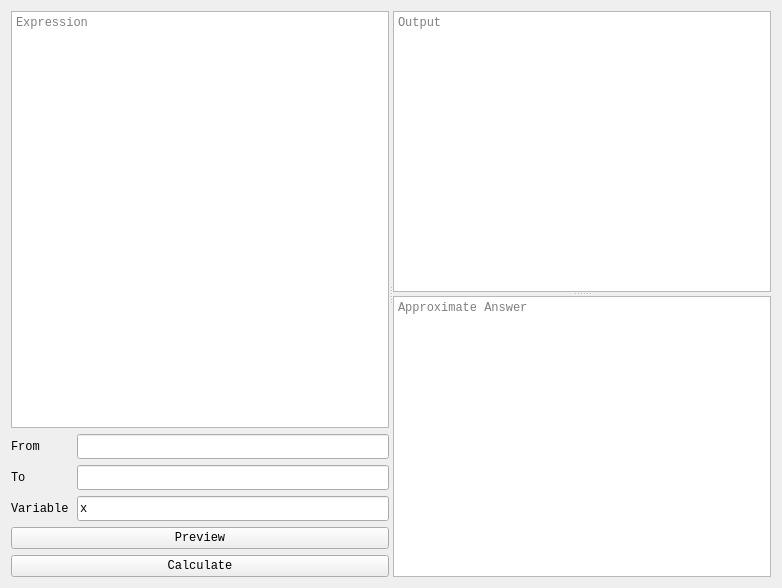
<?xml version="1.0" encoding="UTF-8"?>
<ui version="4.0">
 <class>IntegralTab</class>
 <widget class="QWidget" name="IntegralTab">
  <property name="geometry">
   <rect>
    <x>0</x>
    <y>0</y>
    <width>782</width>
    <height>588</height>
   </rect>
  </property>
  <property name="font">
   <font>
    <family>Courier New</family>
   </font>
  </property>
  <property name="windowTitle">
   <string>Form</string>
  </property>
  <layout class="QGridLayout" name="gridLayout">
   <item row="0" column="0">
    <widget class="QSplitter" name="splitter_2">
     <property name="orientation">
      <enum>Qt::Horizontal</enum>
     </property>
     <property name="childrenCollapsible">
      <bool>false</bool>
     </property>
     <widget class="QWidget" name="verticalLayoutWidget">
      <layout class="QVBoxLayout" name="verticalLayout">
       <item>
        <widget class="TextEdit" name="IntegExp">
         <property name="toolTip">
          <string>Expression</string>
         </property>
         <property name="tabChangesFocus">
          <bool>true</bool>
         </property>
         <property name="placeholderText">
          <string>Expression</string>
         </property>
        </widget>
       </item>
       <item>
        <layout class="QHBoxLayout" name="horizontalLayout_4">
         <item>
          <widget class="QLabel" name="label">
           <property name="minimumSize">
            <size>
             <width>60</width>
             <height>0</height>
            </size>
           </property>
           <property name="maximumSize">
            <size>
             <width>60</width>
             <height>16777215</height>
            </size>
           </property>
           <property name="toolTip">
            <string>Lower bound of integral</string>
           </property>
           <property name="text">
            <string>From</string>
           </property>
          </widget>
         </item>
         <item>
          <widget class="QLineEdit" name="IntegLower">
           <property name="minimumSize">
            <size>
             <width>0</width>
             <height>25</height>
            </size>
           </property>
           <property name="toolTip">
            <string>Lower bound of integral</string>
           </property>
          </widget>
         </item>
        </layout>
       </item>
       <item>
        <layout class="QHBoxLayout" name="horizontalLayout_6">
         <item>
          <widget class="QLabel" name="label_2">
           <property name="minimumSize">
            <size>
             <width>60</width>
             <height>0</height>
            </size>
           </property>
           <property name="maximumSize">
            <size>
             <width>60</width>
             <height>16777215</height>
            </size>
           </property>
           <property name="toolTip">
            <string>Upper bound of integral</string>
           </property>
           <property name="text">
            <string>To</string>
           </property>
          </widget>
         </item>
         <item>
          <widget class="QLineEdit" name="IntegUpper">
           <property name="minimumSize">
            <size>
             <width>0</width>
             <height>25</height>
            </size>
           </property>
           <property name="toolTip">
            <string>Upper bound of integral</string>
           </property>
          </widget>
         </item>
        </layout>
       </item>
       <item>
        <layout class="QHBoxLayout" name="horizontalLayout_7">
         <item>
          <widget class="QLabel" name="label_3">
           <property name="sizePolicy">
            <sizepolicy hsizetype="Preferred" vsizetype="Preferred">
             <horstretch>0</horstretch>
             <verstretch>0</verstretch>
            </sizepolicy>
           </property>
           <property name="minimumSize">
            <size>
             <width>60</width>
             <height>0</height>
            </size>
           </property>
           <property name="maximumSize">
            <size>
             <width>60</width>
             <height>16777215</height>
            </size>
           </property>
           <property name="toolTip">
            <string>Integrate with respect to variable</string>
           </property>
           <property name="text">
            <string>Variable</string>
           </property>
          </widget>
         </item>
         <item>
          <widget class="QLineEdit" name="IntegVar">
           <property name="minimumSize">
            <size>
             <width>0</width>
             <height>25</height>
            </size>
           </property>
           <property name="toolTip">
            <string>Integrate with respect to variable</string>
           </property>
           <property name="text">
            <string>x</string>
           </property>
           <property name="placeholderText">
            <string/>
           </property>
          </widget>
         </item>
        </layout>
       </item>
       <item>
        <widget class="QPushButton" name="IntegPrev">
         <property name="toolTip">
          <string>Preview the integral</string>
         </property>
         <property name="text">
          <string>Preview</string>
         </property>
         <property name="autoDefault">
          <bool>true</bool>
         </property>
        </widget>
       </item>
       <item>
        <widget class="QPushButton" name="IntegCalc">
         <property name="toolTip">
          <string>Calculate the integral - Shift + Enter</string>
         </property>
         <property name="text">
          <string>Calculate</string>
         </property>
         <property name="autoDefault">
          <bool>true</bool>
         </property>
        </widget>
       </item>
      </layout>
     </widget>
     <widget class="QSplitter" name="splitter">
      <property name="orientation">
       <enum>Qt::Vertical</enum>
      </property>
      <property name="childrenCollapsible">
       <bool>false</bool>
      </property>
      <widget class="QTextBrowser" name="IntegOut">
       <property name="toolTip">
        <string>Exact answer of calculation</string>
       </property>
       <property name="lineWrapMode">
        <enum>QTextEdit::NoWrap</enum>
       </property>
       <property name="placeholderText">
        <string>Output</string>
       </property>
      </widget>
      <widget class="QTextBrowser" name="IntegApprox">
       <property name="sizePolicy">
        <sizepolicy hsizetype="Expanding" vsizetype="Expanding">
         <horstretch>0</horstretch>
         <verstretch>0</verstretch>
        </sizepolicy>
       </property>
       <property name="toolTip">
        <string>Approximate answer of calculation</string>
       </property>
       <property name="placeholderText">
        <string>Approximate Answer</string>
       </property>
      </widget>
     </widget>
    </widget>
   </item>
  </layout>
 </widget>
 <customwidgets>
  <customwidget>
   <class>TextEdit</class>
   <extends>QPlainTextEdit</extends>
   <header>caspy3/qt_assets/highlight.h</header>
  </customwidget>
 </customwidgets>
 <resources/>
 <connections/>
</ui>
